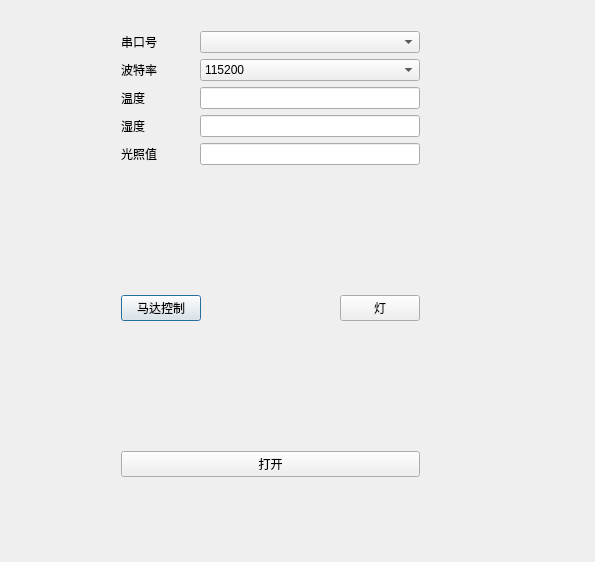
<?xml version="1.0" encoding="UTF-8"?>
<ui version="4.0">
 <class>Dialog</class>
 <widget class="QDialog" name="Dialog">
  <property name="geometry">
   <rect>
    <x>0</x>
    <y>0</y>
    <width>595</width>
    <height>562</height>
   </rect>
  </property>
  <property name="windowTitle">
   <string>串口调试助手</string>
  </property>
  <widget class="QWidget" name="">
   <property name="geometry">
    <rect>
     <x>110</x>
     <y>20</y>
     <width>321</width>
     <height>468</height>
    </rect>
   </property>
   <layout class="QVBoxLayout" name="verticalLayout">
    <item>
     <layout class="QHBoxLayout" name="horizontalLayout_4" stretch="1,3">
      <item>
       <widget class="QLabel" name="label">
        <property name="text">
         <string>串口号</string>
        </property>
       </widget>
      </item>
      <item>
       <widget class="QComboBox" name="CBoxSerialPort"/>
      </item>
     </layout>
    </item>
    <item>
     <layout class="QHBoxLayout" name="horizontalLayout_5" stretch="1,3">
      <item>
       <widget class="QLabel" name="label_2">
        <property name="text">
         <string>波特率</string>
        </property>
       </widget>
      </item>
      <item>
       <widget class="QComboBox" name="CBoxBaudrate">
        <item>
         <property name="text">
          <string>115200</string>
         </property>
        </item>
        <item>
         <property name="text">
          <string>19200</string>
         </property>
        </item>
        <item>
         <property name="text">
          <string>9600</string>
         </property>
        </item>
       </widget>
      </item>
     </layout>
    </item>
    <item>
     <layout class="QHBoxLayout" name="horizontalLayout_3" stretch="1,3">
      <item>
       <widget class="QLabel" name="label_tem">
        <property name="text">
         <string>温度</string>
        </property>
       </widget>
      </item>
      <item>
       <widget class="QLineEdit" name="lineEdit_tem"/>
      </item>
     </layout>
    </item>
    <item>
     <layout class="QHBoxLayout" name="horizontalLayout_2" stretch="1,3">
      <item>
       <widget class="QLabel" name="label_hum">
        <property name="text">
         <string>湿度</string>
        </property>
       </widget>
      </item>
      <item>
       <widget class="QLineEdit" name="lineEdit_hum"/>
      </item>
     </layout>
    </item>
    <item>
     <layout class="QHBoxLayout" name="horizontalLayout" stretch="1,3">
      <item>
       <widget class="QLabel" name="label_lum">
        <property name="text">
         <string>光照值</string>
        </property>
       </widget>
      </item>
      <item>
       <widget class="QLineEdit" name="lineEdit_lum"/>
      </item>
     </layout>
    </item>
    <item>
     <spacer name="verticalSpacer">
      <property name="orientation">
       <enum>Qt::Vertical</enum>
      </property>
      <property name="sizeHint" stdset="0">
       <size>
        <width>20</width>
        <height>108</height>
       </size>
      </property>
     </spacer>
    </item>
    <item>
     <layout class="QHBoxLayout" name="horizontalLayout_6">
      <item>
       <widget class="QPushButton" name="pushButton_motor">
        <property name="text">
         <string>马达控制</string>
        </property>
       </widget>
      </item>
      <item>
       <spacer name="horizontalSpacer">
        <property name="orientation">
         <enum>Qt::Horizontal</enum>
        </property>
        <property name="sizeHint" stdset="0">
         <size>
          <width>40</width>
          <height>20</height>
         </size>
        </property>
       </spacer>
      </item>
      <item>
       <widget class="QPushButton" name="pushButton_light">
        <property name="text">
         <string>灯</string>
        </property>
       </widget>
      </item>
     </layout>
    </item>
    <item>
     <spacer name="verticalSpacer_2">
      <property name="orientation">
       <enum>Qt::Vertical</enum>
      </property>
      <property name="sizeHint" stdset="0">
       <size>
        <width>20</width>
        <height>68</height>
       </size>
      </property>
     </spacer>
    </item>
    <item>
     <widget class="QPushButton" name="BtnOpen">
      <property name="text">
       <string>打开</string>
      </property>
     </widget>
    </item>
   </layout>
  </widget>
 </widget>
 <layoutdefault spacing="6" margin="11"/>
 <resources/>
 <connections/>
</ui>
